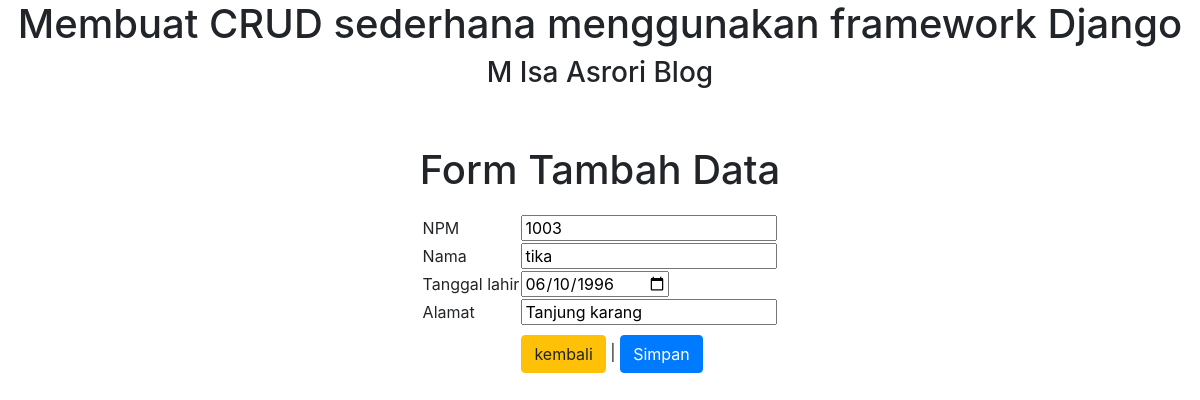
Page /edit_data/1003/ on the committed database.
### mahasiswa/models.py (models this page shows, shortened)
class Data_mahasiswa(models.Model):
    npm = models.CharField(primary_key=True, max_length=15)
    nama = models.CharField(max_length=50, blank=True, null=True)
    tgl_lahir = models.DateField(blank=True, null=True)
    alamat = models.CharField(max_length=200, blank=True, null=True)

### mahasiswa/views.py (the view)
# urls.py: path('edit_data/<str:npm>/', views.editData, name='edit_data'),
def editData(request, npm):
    obj = get_object_or_404(Data_mahasiswa, npm=npm)
    form = BiodataMhs(request.POST or None, instance=obj)
    if form.is_valid():
        form.save()
        return redirect('/')
    data ={
        'mhs':obj,
    }
    return render(request,'mahasiswa/edit_data.html', data)

### mahasiswa/templates/mahasiswa/edit_data.html (shortened to what this page needs)
<html>
<head>
    <link rel="stylesheet" href="https://stackpath.bootstrapcdn.com/bootstrap/4.4.1/css/bootstrap.min.css">
    <link rel="stylesheet" type="text/css" href="https://cdn.datatables.net/1.10.20/css/dataTables.bootstrap4.min.css">
</head>
<body>
	<center>
        <h1>Membuat CRUD sederhana menggunakan framework Django</h1>
        <h3>M Isa Asrori Blog</h3>
	</center>
	<br/>
	<br/>
	<div class="container">
        <h1 class="text-center">Form Tambah Data</h1>
		<form method="POST">
            <table style="margin:20px auto;">
                <tr>
                    <td>NPM</td>
                    <td>
                    <input type="number" name="npm" value="{{mhs.npm}}"></td>
                </tr>
                <tr>
                    <td>Nama</td>
                    <td>
                    <input type="text" name="nama" value="{{mhs.nama}}"></td>
                </tr>
                <tr>
                    <td>Tanggal lahir</td>
                    <td>
                    <input type="date" name="tgl_lahir" value="{{mhs.tgl_lahir|date:'Y-m-d'}}"></td>
                </tr>
                <tr>
                    <td>Alamat</td>
                    <td>
                    <input type="text" name="alamat" value="{{mhs.alamat}}"></td>
                </tr>
                    <td></td>
                    <td>
                        <input type="button" class="btn btn-warning my-2" onclick = "window.history.back()" value="kembali"> |
                        <input type="submit" class="btn btn-primary my-2" value="Simpan">
                    </td>
            </table>
        </form>
    </div>
</body>
</html>

### rows in the picture
Data_mahasiswa: npm "1003", nama "tika", tgl_lahir "06/10/1996", alamat "Tanjung karang"
